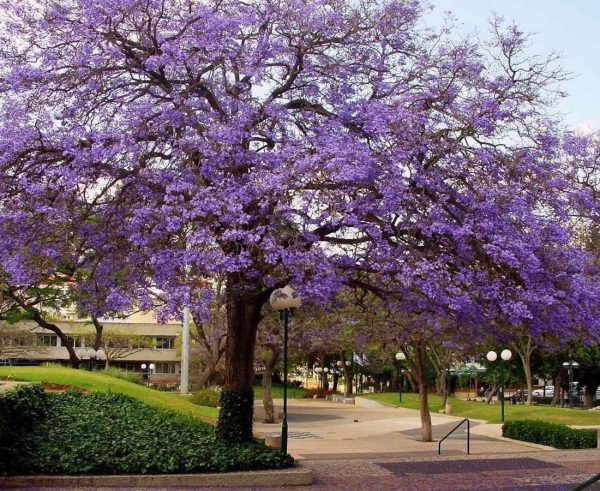
#> input picture 2 - Fundamentos da imagem digital - transformações/ipe roxo.jpg, 600 x 491 px
$ python 'Recorte da imagem.py'
#> lines starting #> are read from the running program, lines starting #| are printed output that depends on the picture
import cv2

# lê uma imagem
imagem = cv2.imread('ipe roxo.jpg')
#> imagem is the input picture: shape (491, 600, 3); mean B, G, R 108.5, 99.5, 115.3

# mostra a imagem original
cv2.imshow("Imagem Original", imagem)

# faz o recore  na área (200,350) à (300,450)
recorte = imagem[200:350, 300:450]
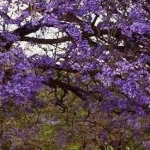
#> recorte: shape (150, 150, 3); mean B, G, R 87, 72.2, 94.3

# mostra a imagem recortada
cv2.imshow("Recorte da imagem", recorte)

# salva a imagem recortada no disco
cv2.imwrite("recorte.jpg", recorte)

cv2.waitKey(0)
